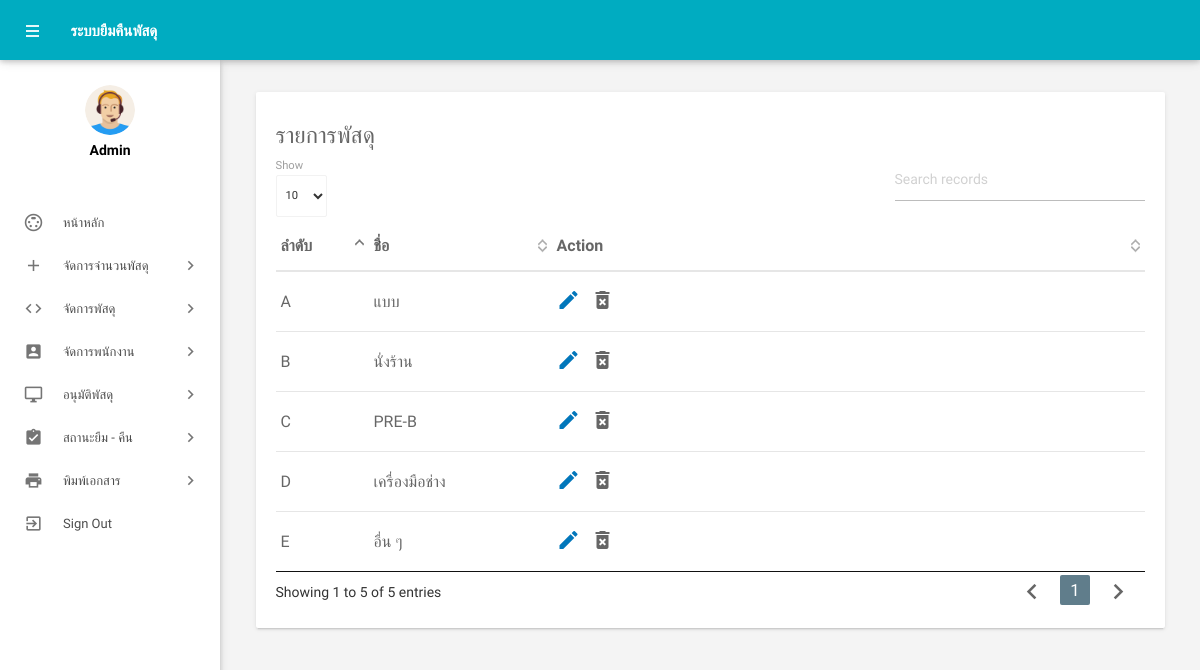
The app's page /admin/showpercel.php (signed in) with its own data.
### tables this page shows
CREATE TABLE `tbpercel` (
  `PercelName` varchar(80) NOT NULL,
  `PercelIdAuto` int(4) NOT NULL,
  `PercelId` varchar(15) NOT NULL
);

### admin/showpercel.php (the view, shortened to what this page needs)
<?php
include('includes/config.php');
if (strlen($_SESSION['alogin']) == 0) {
    header('location:index.php');
} else {
?>
    <!DOCTYPE html>
    <html lang="en">
    <head>
        <link type="text/css" rel="stylesheet" href="../assets/plugins/materialize/css/materialize.min.css" />
        <link href="../assets/plugins/material-preloader/css/materialPreloader.min.css" rel="stylesheet">
        <link href="../assets/plugins/datatables/css/jquery.dataTables.min.css" rel="stylesheet">
        <link href="../assets/css/alpha.min.css" rel="stylesheet" type="text/css" />
        <link href="../assets/css/custom.css" rel="stylesheet" type="text/css" />
    </head>
    <body>
        <?php include('includes/header.php'); ?>
        <?php include('includes/sidebar.php'); ?>
        <main class="mn-inner">
            <div class="row">
                <div class="col s12 m12 l12">
                    <div class="card">
                        <div class="card-content">
                            <h5>รายการพัสดุ</h5>
                            <table id="example" class="display responsive-table ">
                                <thead>
                                    <tr>
                                        <th>ลำดับ</th>
                                        <th>ชื่อ</th>
                                        <th>Action</th>
                                    </tr>
                                </thead>
                                <tbody>
                                    <?php $sql = "SELECT * from tbpercel";
                                    $query = $dbh->prepare($sql);
                                    $query->execute();
                                    $results = $query->fetchAll(PDO::FETCH_OBJ);
                                    if ($query->rowCount() > 0) {
                                        foreach ($results as $result) {               ?>
                                            <tr>
                                                <td> <?php echo htmlentities($result->PercelId); ?></td>
                                                <td><?php echo htmlentities($result->PercelName); ?></td>
                                                <td><a href="updatepercel.php?id=<?php echo htmlentities($result->PercelIdAuto); ?>"><i class="material-icons">mode_edit</i></a>
                                                    <button style="border: none; outline: none; background: none;" onCLick="deletePercel(<?php echo htmlentities($result->PercelIdAuto ); ?>)"><i class="material-icons">delete_forever</i></button>
                                                </td>
                                            </tr>
                                    <?php
                                        }
                                    } ?>
                                </tbody>
                            </table>
                        </div>
                    </div>
                </div>
            </div>
        </main>
        </div>
        <div class="left-sidebar-hover"></div>
    </body>
    </html>
<?php } ?>

### admin/showpercel.php (style rules this page uses)
body { font-family: 'IBM Plex Sans Thai Looped', sans-serif; }

### records on screen
tbpercel: PercelId "A", PercelName "แบบ"
tbpercel: PercelId "B", PercelName "นั่งร้าน"
tbpercel: PercelId "C", PercelName "PRE-B"
tbpercel: PercelId "D", PercelName "เครื่องมือช่าง"
tbpercel: PercelId "E", PercelName "อื่น ๆ"
